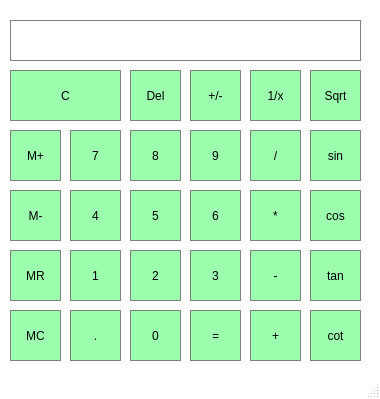
<?xml version="1.0" encoding="UTF-8"?>
<ui version="4.0">
 <class>MainWindow</class>
 <widget class="QMainWindow" name="MainWindow">
  <property name="geometry">
   <rect>
    <x>0</x>
    <y>0</y>
    <width>380</width>
    <height>399</height>
   </rect>
  </property>
  <property name="windowTitle">
   <string>Calculator</string>
  </property>
  <property name="autoFillBackground">
   <bool>false</bool>
  </property>
  <property name="styleSheet">
   <string notr="true">QMainWindow {
	background-color: white;
}</string>
  </property>
  <widget class="QWidget" name="centralwidget">
   <widget class="QPushButton" name="Button_M_Plus">
    <property name="geometry">
     <rect>
      <x>10</x>
      <y>130</y>
      <width>51</width>
      <height>51</height>
     </rect>
    </property>
    <property name="styleSheet">
     <string notr="true">QPushButton {
	background-color: rgb(155, 255, 173);
    border: 1px solid gray;
}

QPushButton:pressed {
	background-color: rgb(149, 215, 139);
}</string>
    </property>
    <property name="text">
     <string>M+</string>
    </property>
   </widget>
   <widget class="QPushButton" name="Button_7">
    <property name="geometry">
     <rect>
      <x>70</x>
      <y>130</y>
      <width>51</width>
      <height>51</height>
     </rect>
    </property>
    <property name="styleSheet">
     <string notr="true">QPushButton {
	background-color: rgb(155, 255, 173);
    border: 1px solid gray;
}

QPushButton:pressed {
	background-color: rgb(149, 215, 139);
}</string>
    </property>
    <property name="text">
     <string>7</string>
    </property>
   </widget>
   <widget class="QPushButton" name="Button_8">
    <property name="geometry">
     <rect>
      <x>130</x>
      <y>130</y>
      <width>51</width>
      <height>51</height>
     </rect>
    </property>
    <property name="styleSheet">
     <string notr="true">QPushButton {
	background-color: rgb(155, 255, 173);
    border: 1px solid gray;
}

QPushButton:pressed {
	background-color: rgb(149, 215, 139);
}</string>
    </property>
    <property name="text">
     <string>8</string>
    </property>
   </widget>
   <widget class="QPushButton" name="Button_M_Minus">
    <property name="geometry">
     <rect>
      <x>10</x>
      <y>190</y>
      <width>51</width>
      <height>51</height>
     </rect>
    </property>
    <property name="styleSheet">
     <string notr="true">QPushButton {
	background-color: rgb(155, 255, 173);
    border: 1px solid gray;
}

QPushButton:pressed {
	background-color: rgb(149, 215, 139);
}</string>
    </property>
    <property name="text">
     <string>M-</string>
    </property>
   </widget>
   <widget class="QPushButton" name="Button_4">
    <property name="geometry">
     <rect>
      <x>70</x>
      <y>190</y>
      <width>51</width>
      <height>51</height>
     </rect>
    </property>
    <property name="styleSheet">
     <string notr="true">QPushButton {
	background-color: rgb(155, 255, 173);
    border: 1px solid gray;
}

QPushButton:pressed {
	background-color: rgb(149, 215, 139);
}</string>
    </property>
    <property name="text">
     <string>4</string>
    </property>
   </widget>
   <widget class="QPushButton" name="Button_5">
    <property name="geometry">
     <rect>
      <x>130</x>
      <y>190</y>
      <width>51</width>
      <height>51</height>
     </rect>
    </property>
    <property name="styleSheet">
     <string notr="true">QPushButton {
	background-color: rgb(155, 255, 173);
    border: 1px solid gray;
}

QPushButton:pressed {
	background-color: rgb(149, 215, 139);
}</string>
    </property>
    <property name="text">
     <string>5</string>
    </property>
   </widget>
   <widget class="QPushButton" name="Button_1">
    <property name="geometry">
     <rect>
      <x>70</x>
      <y>250</y>
      <width>51</width>
      <height>51</height>
     </rect>
    </property>
    <property name="styleSheet">
     <string notr="true">QPushButton {
	background-color: rgb(155, 255, 173);
    border: 1px solid gray;
}

QPushButton:pressed {
	background-color: rgb(149, 215, 139);
}</string>
    </property>
    <property name="text">
     <string>1</string>
    </property>
   </widget>
   <widget class="QPushButton" name="Button_MR">
    <property name="geometry">
     <rect>
      <x>10</x>
      <y>250</y>
      <width>51</width>
      <height>51</height>
     </rect>
    </property>
    <property name="styleSheet">
     <string notr="true">QPushButton {
	background-color: rgb(155, 255, 173);
    border: 1px solid gray;
}

QPushButton:pressed {
	background-color: rgb(149, 215, 139);
}</string>
    </property>
    <property name="text">
     <string>MR</string>
    </property>
   </widget>
   <widget class="QPushButton" name="Button_2">
    <property name="geometry">
     <rect>
      <x>130</x>
      <y>250</y>
      <width>51</width>
      <height>51</height>
     </rect>
    </property>
    <property name="styleSheet">
     <string notr="true">QPushButton {
	background-color: rgb(155, 255, 173);
    border: 1px solid gray;
}

QPushButton:pressed {
	background-color: rgb(149, 215, 139);
}</string>
    </property>
    <property name="text">
     <string>2</string>
    </property>
   </widget>
   <widget class="QPushButton" name="Button_9">
    <property name="geometry">
     <rect>
      <x>190</x>
      <y>130</y>
      <width>51</width>
      <height>51</height>
     </rect>
    </property>
    <property name="styleSheet">
     <string notr="true">QPushButton {
	background-color: rgb(155, 255, 173);
    border: 1px solid gray;
}

QPushButton:pressed {
	background-color: rgb(149, 215, 139);
}</string>
    </property>
    <property name="text">
     <string>9</string>
    </property>
   </widget>
   <widget class="QPushButton" name="Button_6">
    <property name="geometry">
     <rect>
      <x>190</x>
      <y>190</y>
      <width>51</width>
      <height>51</height>
     </rect>
    </property>
    <property name="styleSheet">
     <string notr="true">QPushButton {
	background-color: rgb(155, 255, 173);
    border: 1px solid gray;
}

QPushButton:pressed {
	background-color: rgb(149, 215, 139);
}</string>
    </property>
    <property name="text">
     <string>6</string>
    </property>
   </widget>
   <widget class="QPushButton" name="Button_3">
    <property name="geometry">
     <rect>
      <x>190</x>
      <y>250</y>
      <width>51</width>
      <height>51</height>
     </rect>
    </property>
    <property name="styleSheet">
     <string notr="true">QPushButton {
	background-color: rgb(155, 255, 173);
    border: 1px solid gray;
}

QPushButton:pressed {
	background-color: rgb(149, 215, 139);
}</string>
    </property>
    <property name="text">
     <string>3</string>
    </property>
   </widget>
   <widget class="QPushButton" name="Button_MC">
    <property name="geometry">
     <rect>
      <x>10</x>
      <y>310</y>
      <width>51</width>
      <height>51</height>
     </rect>
    </property>
    <property name="styleSheet">
     <string notr="true">QPushButton {
	background-color: rgb(155, 255, 173);
    border: 1px solid gray;
}

QPushButton:pressed {
	background-color: rgb(149, 215, 139);
}</string>
    </property>
    <property name="text">
     <string>MC</string>
    </property>
   </widget>
   <widget class="QPushButton" name="Button_0">
    <property name="geometry">
     <rect>
      <x>130</x>
      <y>310</y>
      <width>51</width>
      <height>51</height>
     </rect>
    </property>
    <property name="styleSheet">
     <string notr="true">QPushButton {
	background-color: rgb(155, 255, 173);
    border: 1px solid gray;
}

QPushButton:pressed {
	background-color: rgb(149, 215, 139);
}</string>
    </property>
    <property name="text">
     <string>0</string>
    </property>
   </widget>
   <widget class="QPushButton" name="Button_Sep">
    <property name="geometry">
     <rect>
      <x>70</x>
      <y>310</y>
      <width>51</width>
      <height>51</height>
     </rect>
    </property>
    <property name="styleSheet">
     <string notr="true">QPushButton {
	background-color: rgb(155, 255, 173);
    border: 1px solid gray;
}

QPushButton:pressed {
	background-color: rgb(149, 215, 139);
}</string>
    </property>
    <property name="text">
     <string>.</string>
    </property>
   </widget>
   <widget class="QPushButton" name="Button_Equal">
    <property name="geometry">
     <rect>
      <x>190</x>
      <y>310</y>
      <width>51</width>
      <height>51</height>
     </rect>
    </property>
    <property name="styleSheet">
     <string notr="true">QPushButton {
	background-color: rgb(155, 255, 173);
    border: 1px solid gray;
}

QPushButton:pressed {
	background-color: rgb(149, 215, 139);
}</string>
    </property>
    <property name="text">
     <string>=</string>
    </property>
   </widget>
   <widget class="QPushButton" name="Button_Divide">
    <property name="geometry">
     <rect>
      <x>250</x>
      <y>130</y>
      <width>51</width>
      <height>51</height>
     </rect>
    </property>
    <property name="styleSheet">
     <string notr="true">QPushButton {
	background-color: rgb(155, 255, 173);
    border: 1px solid gray;
}

QPushButton:pressed {
	background-color: rgb(149, 215, 139);
}</string>
    </property>
    <property name="text">
     <string>/</string>
    </property>
   </widget>
   <widget class="QPushButton" name="Button_Multiply">
    <property name="geometry">
     <rect>
      <x>250</x>
      <y>190</y>
      <width>51</width>
      <height>51</height>
     </rect>
    </property>
    <property name="styleSheet">
     <string notr="true">QPushButton {
	background-color: rgb(155, 255, 173);
    border: 1px solid gray;
}

QPushButton:pressed {
	background-color: rgb(149, 215, 139);
}</string>
    </property>
    <property name="text">
     <string>*</string>
    </property>
   </widget>
   <widget class="QPushButton" name="Button_Minus">
    <property name="geometry">
     <rect>
      <x>250</x>
      <y>250</y>
      <width>51</width>
      <height>51</height>
     </rect>
    </property>
    <property name="styleSheet">
     <string notr="true">QPushButton {
	background-color: rgb(155, 255, 173);
    border: 1px solid gray;
}

QPushButton:pressed {
	background-color: rgb(149, 215, 139);
}</string>
    </property>
    <property name="text">
     <string>-</string>
    </property>
   </widget>
   <widget class="QPushButton" name="Button_Plus">
    <property name="geometry">
     <rect>
      <x>250</x>
      <y>310</y>
      <width>51</width>
      <height>51</height>
     </rect>
    </property>
    <property name="styleSheet">
     <string notr="true">QPushButton {
	background-color: rgb(155, 255, 173);
    border: 1px solid gray;
}

QPushButton:pressed {
	background-color: rgb(149, 215, 139);
}</string>
    </property>
    <property name="text">
     <string>+</string>
    </property>
   </widget>
   <widget class="QPushButton" name="Button_Sqrt">
    <property name="geometry">
     <rect>
      <x>310</x>
      <y>70</y>
      <width>51</width>
      <height>51</height>
     </rect>
    </property>
    <property name="styleSheet">
     <string notr="true">QPushButton {
	background-color: rgb(155, 255, 173);
	border: 1px solid gray;
}

QPushButton:pressed {
	background-color: rgb(149, 215, 139);
}</string>
    </property>
    <property name="text">
     <string>Sqrt</string>
    </property>
   </widget>
   <widget class="QPushButton" name="Button_One_Divide">
    <property name="geometry">
     <rect>
      <x>250</x>
      <y>70</y>
      <width>51</width>
      <height>51</height>
     </rect>
    </property>
    <property name="styleSheet">
     <string notr="true">QPushButton {
	background-color: rgb(155, 255, 173);
	border: 1px solid gray;
}

QPushButton:pressed {
	background-color: rgb(149, 215, 139);
}</string>
    </property>
    <property name="text">
     <string>1/x</string>
    </property>
   </widget>
   <widget class="QPushButton" name="Button_Sin">
    <property name="geometry">
     <rect>
      <x>310</x>
      <y>130</y>
      <width>51</width>
      <height>51</height>
     </rect>
    </property>
    <property name="styleSheet">
     <string notr="true">QPushButton {
	background-color: rgb(155, 255, 173);
    border: 1px solid gray;
}

QPushButton:pressed {
	background-color: rgb(149, 215, 139);
}</string>
    </property>
    <property name="text">
     <string>sin</string>
    </property>
   </widget>
   <widget class="QPushButton" name="Button_Cos">
    <property name="geometry">
     <rect>
      <x>310</x>
      <y>190</y>
      <width>51</width>
      <height>51</height>
     </rect>
    </property>
    <property name="styleSheet">
     <string notr="true">QPushButton {
	background-color: rgb(155, 255, 173);
    border: 1px solid gray;
}

QPushButton:pressed {
	background-color: rgb(149, 215, 139);
}</string>
    </property>
    <property name="text">
     <string>cos</string>
    </property>
   </widget>
   <widget class="QPushButton" name="Button_Tan">
    <property name="geometry">
     <rect>
      <x>310</x>
      <y>250</y>
      <width>51</width>
      <height>51</height>
     </rect>
    </property>
    <property name="styleSheet">
     <string notr="true">QPushButton {
	background-color: rgb(155, 255, 173);
    border: 1px solid gray;
}

QPushButton:pressed {
	background-color: rgb(149, 215, 139);
}</string>
    </property>
    <property name="text">
     <string>tan</string>
    </property>
   </widget>
   <widget class="QPushButton" name="Button_Cot">
    <property name="geometry">
     <rect>
      <x>310</x>
      <y>310</y>
      <width>51</width>
      <height>51</height>
     </rect>
    </property>
    <property name="styleSheet">
     <string notr="true">QPushButton {
	background-color: rgb(155, 255, 173);
    border: 1px solid gray;
}

QPushButton:pressed {
	background-color: rgb(149, 215, 139);
}</string>
    </property>
    <property name="text">
     <string>cot</string>
    </property>
   </widget>
   <widget class="QPushButton" name="Button_Clear">
    <property name="geometry">
     <rect>
      <x>10</x>
      <y>70</y>
      <width>111</width>
      <height>51</height>
     </rect>
    </property>
    <property name="styleSheet">
     <string notr="true">QPushButton {
	background-color: rgb(155, 255, 173);
    border: 1px solid gray;
}

QPushButton:pressed {
	background-color: rgb(149, 215, 139);
}</string>
    </property>
    <property name="text">
     <string>C</string>
    </property>
   </widget>
   <widget class="QPushButton" name="Button_Del">
    <property name="geometry">
     <rect>
      <x>130</x>
      <y>70</y>
      <width>51</width>
      <height>51</height>
     </rect>
    </property>
    <property name="styleSheet">
     <string notr="true">QPushButton {
	background-color: rgb(155, 255, 173);
    border: 1px solid gray;
}

QPushButton:pressed {
	background-color: rgb(149, 215, 139);
}</string>
    </property>
    <property name="text">
     <string>Del</string>
    </property>
   </widget>
   <widget class="QPushButton" name="Button_Plus_Minus">
    <property name="geometry">
     <rect>
      <x>190</x>
      <y>70</y>
      <width>51</width>
      <height>51</height>
     </rect>
    </property>
    <property name="styleSheet">
     <string notr="true">QPushButton {
	background-color: rgb(155, 255, 173);
    border: 1px solid gray;
}

QPushButton:pressed {
	background-color: rgb(149, 215, 139);
}</string>
    </property>
    <property name="text">
     <string>+/-</string>
    </property>
   </widget>
   <widget class="QLabel" name="label">
    <property name="geometry">
     <rect>
      <x>10</x>
      <y>20</y>
      <width>351</width>
      <height>41</height>
     </rect>
    </property>
    <property name="font">
     <font>
      <family>Arial</family>
      <pointsize>30</pointsize>
     </font>
    </property>
    <property name="styleSheet">
     <string notr="true">QLabel {
	background-color: white;
	border: 1px solid gray;
}</string>
    </property>
    <property name="text">
     <string/>
    </property>
    <property name="alignment">
     <set>Qt::AlignRight|Qt::AlignTrailing|Qt::AlignVCenter</set>
    </property>
   </widget>
  </widget>
  <widget class="QStatusBar" name="statusbar"/>
 </widget>
 <resources/>
 <connections/>
</ui>
